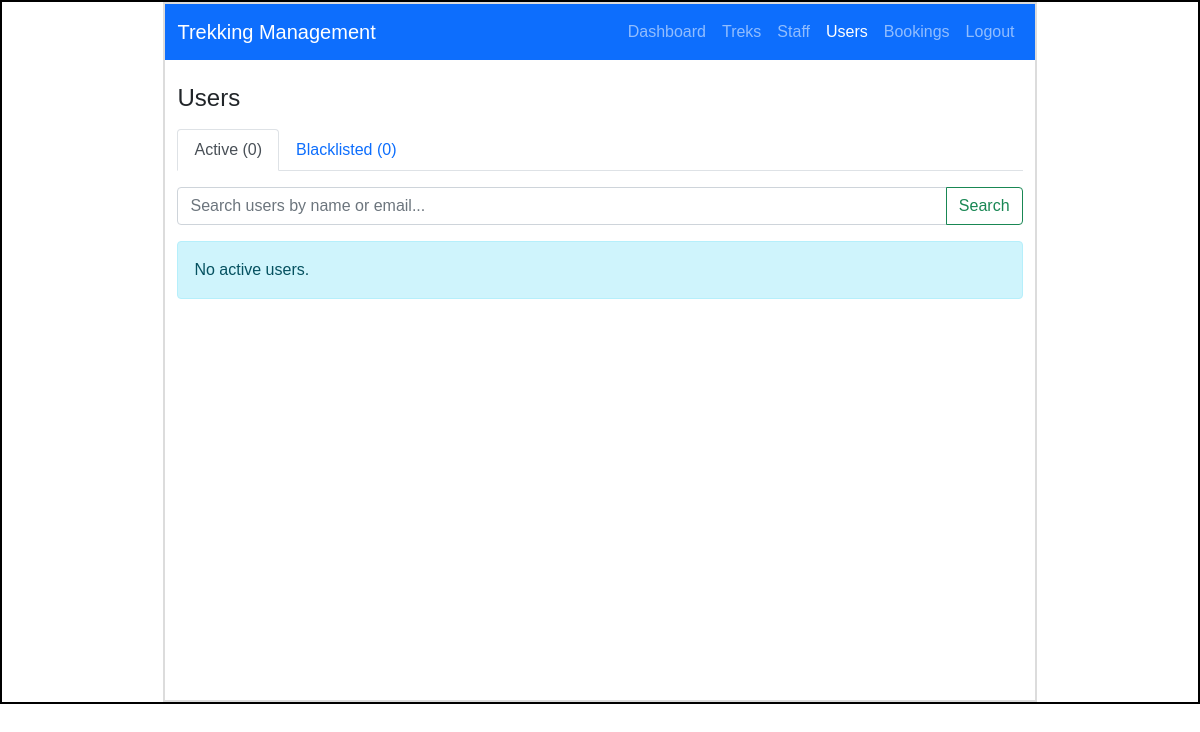
Before: /admin/users with the older database file.
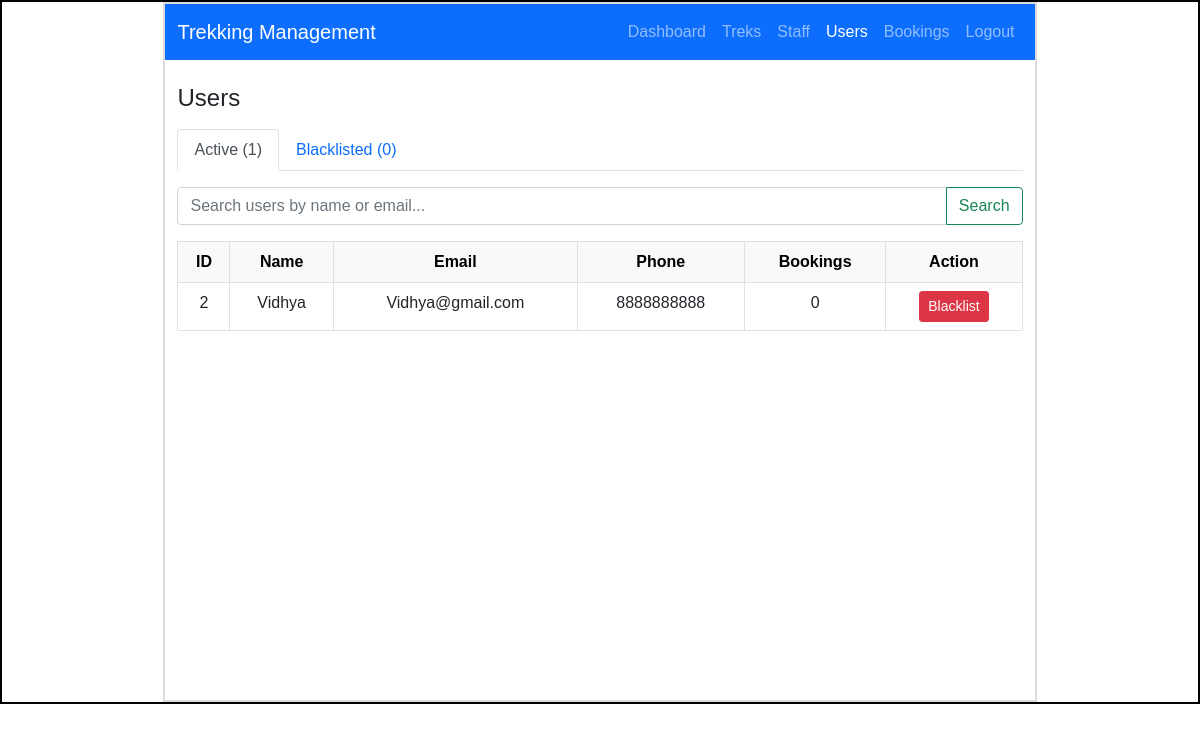
After: the same page with the newer database file.
### models.py (models this page shows)
class User(db.Model):
    __tablename__ = "user"
    id = db.Column(db.Integer  , primary_key = True)
    name = db.Column(db.String() , nullable=False)
    email=db.Column(db.String(), unique = True , nullable=False )
    password = db.Column(db.String() , nullable=False)
    phone = db.Column(db.String(15))
    role = db.Column(db.String(), nullable=False , default='trekker')
    is_blacklisted = db.Column(db.Boolean , nullable= False , default = False)
    bookings = db.relationship( "Booking" ,backref = "user",lazy=True) # One User -> Many Bookings
    staff_profile = db.relationship("Staff_Profile",backref = "user",uselist=False,lazy=True)

### app.py (the view)
@app.route("/admin/users")
def admin_users():
    active_tab   = request.args.get("tab", "active")
    search_query = request.args.get("search", "")
    active_q      = User.query.filter_by(role="trekker", is_blacklisted=False)
    blacklisted_q = User.query.filter_by(role="trekker", is_blacklisted=True)
    if search_query:
        f = or_(User.name.ilike(f"%{search_query}%"),
                User.email.ilike(f"%{search_query}%"))
        active_q      = active_q.filter(f)
        blacklisted_q = blacklisted_q.filter(f)
    return render_template("admin_users.html",
                           active_tab=active_tab,
                           search_query=search_query,
                           active_users=active_q.all(),
                           blacklisted_users=blacklisted_q.all())

### templates/admin_users.html (shortened to what this page needs)
<!DOCTYPE html>
<html lang="en">
<head>
    <link rel="stylesheet" href="{{ url_for('static', filename='style.css') }}">
    <link href="https://cdn.jsdelivr.net/npm/bootstrap@5.0.2/dist/css/bootstrap.min.css" rel="stylesheet">
</head>
<body>
    <div id="main">
        <div id="canvas">
            <nav class="navbar navbar-expand-lg navbar-dark bg-primary">
                <div class="container-fluid">
                    <a class="navbar-brand" href="/admin/dashboard">Trekking Management</a>
                    <div class="navbar-nav ms-auto">
                        <a class="nav-link" href="/admin/dashboard">Dashboard</a>
                        <a class="nav-link" href="/admin/treks">Treks</a>
                        <a class="nav-link" href="/admin/staff">Staff</a>
                        <a class="nav-link active" href="/admin/users">Users</a>
                        <a class="nav-link" href="/admin/bookings">Bookings</a>
                        <a class="nav-link" href="/logout">Logout</a>
                    </div>
                </div>
            </nav>
            <div class="container mt-4">
                <h4 class="mb-3">Users</h4>
                <ul class="nav nav-tabs mb-3">
                    <li class="nav-item">
                        <a class="nav-link {% if active_tab == 'active' %}active{% endif %}"
                           href="/admin/users?tab=active">
                            Active ({{ active_users | length }})
                        </a>
                    </li>
                    <li class="nav-item">
                        <a class="nav-link {% if active_tab == 'blacklisted' %}active{% endif %}"
                           href="/admin/users?tab=blacklisted">
                            Blacklisted ({{ blacklisted_users | length }})
                        </a>
                    </li>
                </ul>
                <form method="GET" action="/admin/users" class="mb-3">
                    <div class="input-group">
                        <input type="text" class="form-control" name="search" value="{{ search_query }}" placeholder="Search users by name or email...">
                        <button type="submit" class="btn btn-outline-success">Search</button>
                    </div>
                </form>
                {% if active_tab == 'active' %}
                    {% if active_users %}
                    <table class="table table-bordered table-hover text-center">
                        <thead class="table-light">
                            <tr>
                                <th>ID</th>
                                <th>Name</th>
                                <th>Email</th>
                                <th>Phone</th>
                                <th>Bookings</th>
                                <th>Action</th>
                            </tr>
                        </thead>
                        <tbody>
                            {% for user in active_users %}
                            <tr>
                                <td>{{ user.id }}</td>
                                <td>{{ user.name }}</td>
                                <td>{{ user.email }}</td>
                                <td>{{ user.phone }}</td>
                                <td>{{ user.bookings | length }}</td>
                                <td>
                                    <a href="{{ url_for('blacklist_user', user_id=user.id) }}" class="btn btn-danger btn-sm">Blacklist</a>
                                </td>
                            </tr>
                            {% endfor %}
                        </tbody>
                    </table>
                    {% else %}
                        {% if search_query %}
                            <div class="alert alert-warning">No users found matching "{{ search_query }}".</div>
                        {% else %}
                            <div class="alert alert-info">No active users.</div>
                        {% endif %}
                    {% endif %}
                {% endif %}
            </div>
        </div>
    </div>
</body>
</html>

### static/style.css (style rules this page uses)
* { margin:0px; font-family: Arial, Helvetica, sans-serif; }
#main { border:2px solid black; margin-top: 0px; }
#canvas { border:2px solid #dcdcdc; width:73%; height:700px; margin:auto; }
table { max-height: 20px; overflow-y: auto; }

Changed rows visible on the page:
added User: id "2", name "Vidhya", email "Vidhya@gmail.com", phone "8888888888", bookings|length "0"
Other visible differences:
{{ active_users | length }}: "0" → "1"
text no longer shown: "No active users."
text now shown: "ID Name Email Phone Bookings Action"
